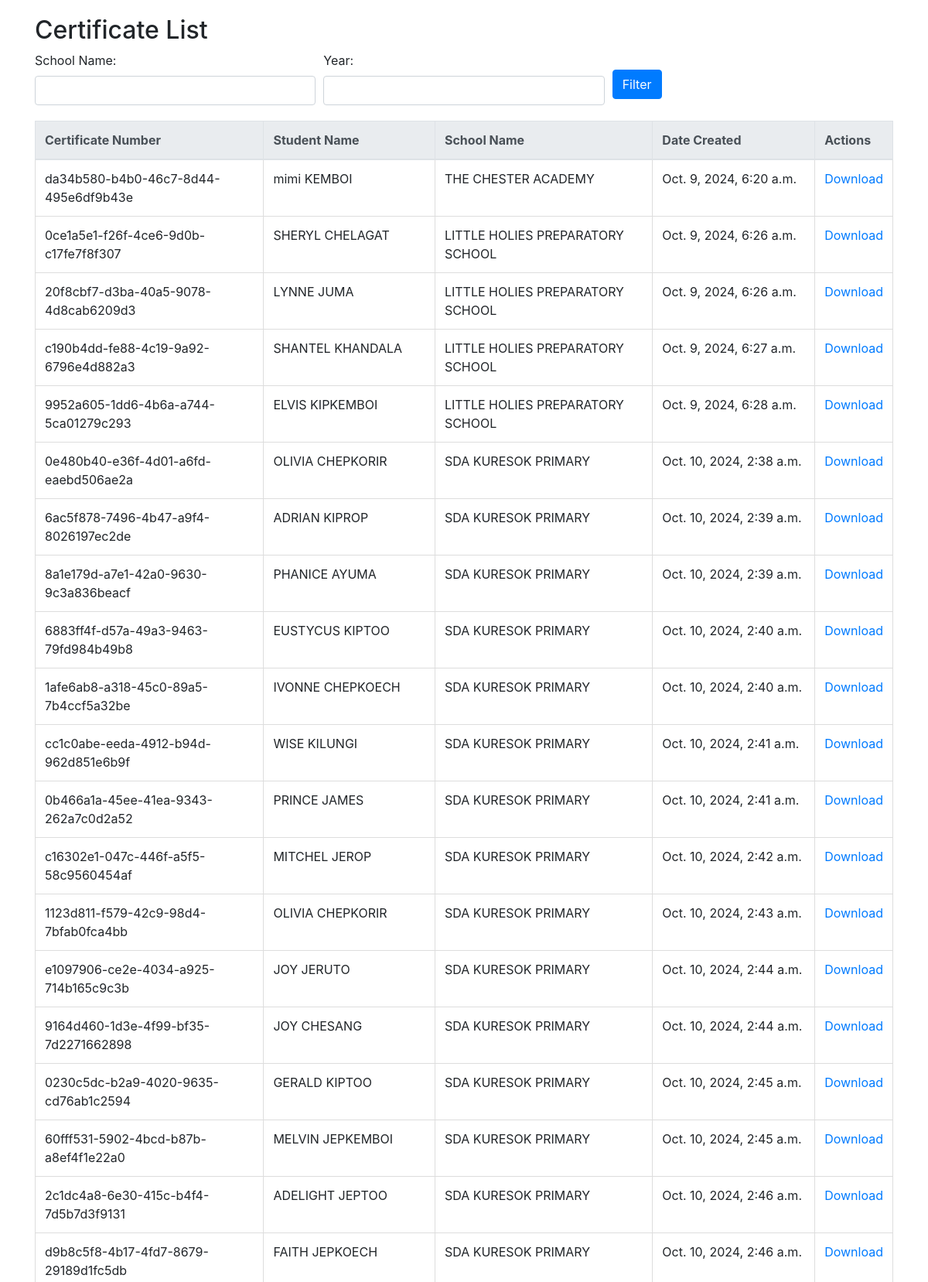
Screenshot of /certificate_list/ (upper part) with the database file from the repository.
### certificates/models.py (models this page shows, shortened)
class Student(models.Model):
    first_name = models.CharField(max_length=255)
    second_name = models.CharField(max_length=255)
    profile_picture = models.ImageField(upload_to='profile_pictures/')
    school = models.ForeignKey(School, on_delete=models.CASCADE)
    certificate_number = models.UUIDField(default=uuid.uuid4, editable=False, unique=True)
    date_created = models.DateTimeField(auto_now_add=True)

class School(models.Model):
    name = models.CharField(max_length=255)
    motto = models.CharField(max_length=255)
    vision_statement = models.TextField()
    logo = models.ImageField(upload_to='school_logos/')

### certificates/views.py (the view)
# urls.py: path('certificate_list/', views.certificate_list, name='certificate_list'),
def certificate_list(request):
    school_name = request.GET.get('school_name')
    year = request.GET.get('year')
    certificates = Student.objects.all()
    if school_name:
        certificates = certificates.filter(school__name__icontains=school_name)
    if year:
        certificates = certificates.filter(date_created__year=year)
    return render(request, 'certificates/certificate_list.html', {'certificates': certificates})

### certificates/templates/certificates/certificate_list.html (shortened to what this page needs)
<!DOCTYPE html>
<html>
<head>
    <link rel="stylesheet" href="https://stackpath.bootstrapcdn.com/bootstrap/4.5.2/css/bootstrap.min.css">
</head>
<body>
    <div class="container">
        <h2>Certificate List</h2>
        <form method="get" action="">
            <div class="form-row">
                <div class="col">
                    <label for="school_name">School Name:</label>
                    <input type="text" class="form-control" id="school_name" name="school_name">
                </div>
                <div class="col">
                    <label for="year">Year:</label>
                    <input type="text" class="form-control" id="year" name="year">
                </div>
                <div class="col">
                    <button type="submit" class="btn btn-primary mt-4">Filter</button>
                </div>
            </div>
        </form>
        <table class="table">
            <thead class="thead-light">
                <tr>
                    <th scope="col">Certificate Number</th>
                    <th scope="col">Student Name</th>
                    <th scope="col">School Name</th>
                    <th scope="col">Date Created</th>
                    <th scope="col">Actions</th>
                </tr>
            </thead>
            <tbody>
                {% for certificate in certificates %}
                    <tr>
                        <td>{{ certificate.certificate_number }}</td>
                        <td>{{ certificate.first_name }} {{ certificate.second_name }}</td>
                        <td>{{ certificate.school.name }}</td>
                        <td>{{ certificate.date_created }}</td>
                        <td><a href="{% url 'generate_certificate' certificate.id %}" class="action-link">Download</a></td>
                    </tr>
                {% empty %}
                    <tr>
                        <td colspan="5">No certificates found</td>
                    </tr>
                {% endfor %}
            </tbody>
        </table>
    </div>
</body>
</html>

### certificates/templates/certificates/certificate_list.html (style rules this page uses)
body { padding: 20px; }
form { margin-bottom: 20px; }
table { width: 100%; border-collapse: collapse; margin-top: 20px; }
table, th, td { border: 1px solid #ddd; }
th, td { padding: 10px; text-align: left; }
th { background-color: #f2f2f2; }
td:nth-child(4) { white-space: nowrap; }
.action-link { color: #007bff; text-decoration: none; }

### rows the page displays
Student: certificate_number "da34b580-b4b0-46c7-8d44-495e6df9b43e", first_name "mimi", second_name "KEMBOI", school.name "THE CHESTER ACADEMY", date_created "Oct. 9, 2024, 6:20 a.m."
Student: certificate_number "0ce1a5e1-f26f-4ce6-9d0b-c17fe7f8f307", first_name "SHERYL", second_name "CHELAGAT", school.name "LITTLE HOLIES PREPARATORY SCHOOL", date_created "Oct. 9, 2024, 6:26 a.m."
Student: certificate_number "20f8cbf7-d3ba-40a5-9078-4d8cab6209d3", first_name "LYNNE", second_name "JUMA", school.name "LITTLE HOLIES PREPARATORY SCHOOL", date_created "Oct. 9, 2024, 6:26 a.m."
Student: certificate_number "c190b4dd-fe88-4c19-9a92-6796e4d882a3", first_name "SHANTEL", second_name "KHANDALA", school.name "LITTLE HOLIES PREPARATORY SCHOOL", date_created "Oct. 9, 2024, 6:27 a.m."
Student: certificate_number "9952a605-1dd6-4b6a-a744-5ca01279c293", first_name "ELVIS", second_name "KIPKEMBOI", school.name "LITTLE HOLIES PREPARATORY SCHOOL", date_created "Oct. 9, 2024, 6:28 a.m."
Student: certificate_number "0e480b40-e36f-4d01-a6fd-eaebd506ae2a", first_name "OLIVIA", second_name "CHEPKORIR", school.name "SDA KURESOK PRIMARY", date_created "Oct. 10, 2024, 2:38 a.m."
Student: certificate_number "6ac5f878-7496-4b47-a9f4-8026197ec2de", first_name "ADRIAN", second_name "KIPROP", school.name "SDA KURESOK PRIMARY", date_created "Oct. 10, 2024, 2:39 a.m."
Student: certificate_number "8a1e179d-a7e1-42a0-9630-9c3a836beacf", first_name "PHANICE", second_name "AYUMA", school.name "SDA KURESOK PRIMARY", date_created "Oct. 10, 2024, 2:39 a.m."
Student: certificate_number "6883ff4f-d57a-49a3-9463-79fd984b49b8", first_name "EUSTYCUS", second_name "KIPTOO", school.name "SDA KURESOK PRIMARY", date_created "Oct. 10, 2024, 2:40 a.m."
Student: certificate_number "1afe6ab8-a318-45c0-89a5-7b4ccf5a32be", first_name "IVONNE", second_name "CHEPKOECH", school.name "SDA KURESOK PRIMARY", date_created "Oct. 10, 2024, 2:40 a.m."
Student: certificate_number "cc1c0abe-eeda-4912-b94d-962d851e6b9f", first_name "WISE", second_name "KILUNGI", school.name "SDA KURESOK PRIMARY", date_created "Oct. 10, 2024, 2:41 a.m."
Student: certificate_number "0b466a1a-45ee-41ea-9343-262a7c0d2a52", first_name "PRINCE", second_name "JAMES", school.name "SDA KURESOK PRIMARY", date_created "Oct. 10, 2024, 2:41 a.m."
Student: certificate_number "c16302e1-047c-446f-a5f5-58c9560454af", first_name "MITCHEL", second_name "JEROP", school.name "SDA KURESOK PRIMARY", date_created "Oct. 10, 2024, 2:42 a.m."
Student: certificate_number "1123d811-f579-42c9-98d4-7bfab0fca4bb", first_name "OLIVIA", second_name "CHEPKORIR", school.name "SDA KURESOK PRIMARY", date_created "Oct. 10, 2024, 2:43 a.m."
Student: certificate_number "e1097906-ce2e-4034-a925-714b165c9c3b", first_name "JOY", second_name "JERUTO", school.name "SDA KURESOK PRIMARY", date_created "Oct. 10, 2024, 2:44 a.m."
Student: certificate_number "9164d460-1d3e-4f99-bf35-7d2271662898", first_name "JOY", second_name "CHESANG", school.name "SDA KURESOK PRIMARY", date_created "Oct. 10, 2024, 2:44 a.m."
Student: certificate_number "0230c5dc-b2a9-4020-9635-cd76ab1c2594", first_name "GERALD", second_name "KIPTOO", school.name "SDA KURESOK PRIMARY", date_created "Oct. 10, 2024, 2:45 a.m."
Student: certificate_number "60fff531-5902-4bcd-b87b-a8ef4f1e22a0", first_name "MELVIN", second_name "JEPKEMBOI", school.name "SDA KURESOK PRIMARY", date_created "Oct. 10, 2024, 2:45 a.m."
Student: certificate_number "2c1dc4a8-6e30-415c-b4f4-7d5b7d3f9131", first_name "ADELIGHT", second_name "JEPTOO", school.name "SDA KURESOK PRIMARY", date_created "Oct. 10, 2024, 2:46 a.m."
Student: certificate_number "d9b8c5f8-4b17-4fd7-8679-29189d1fc5db", first_name "FAITH", second_name "JEPKOECH", school.name "SDA KURESOK PRIMARY", date_created "Oct. 10, 2024, 2:46 a.m."
